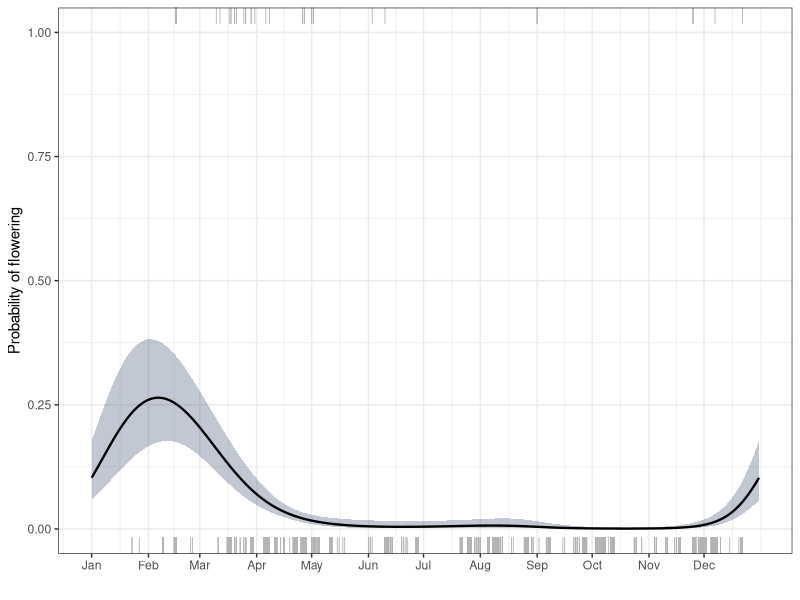
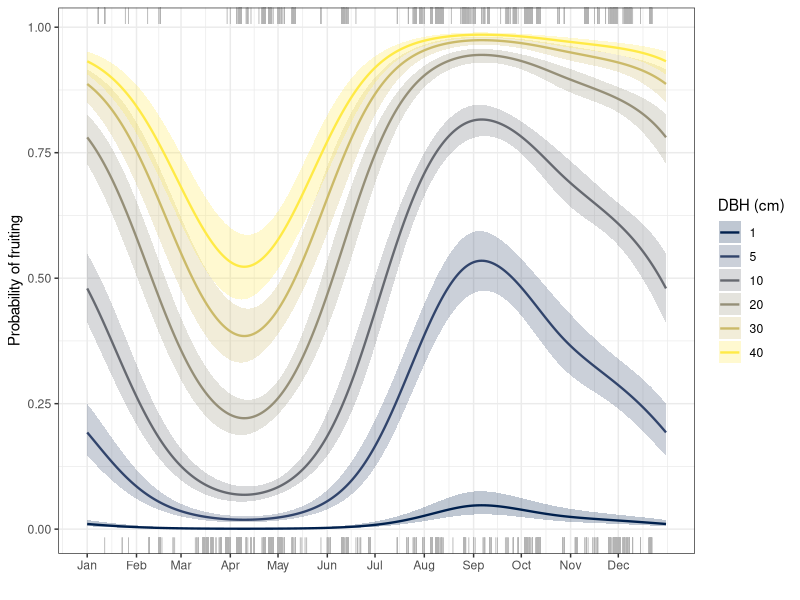
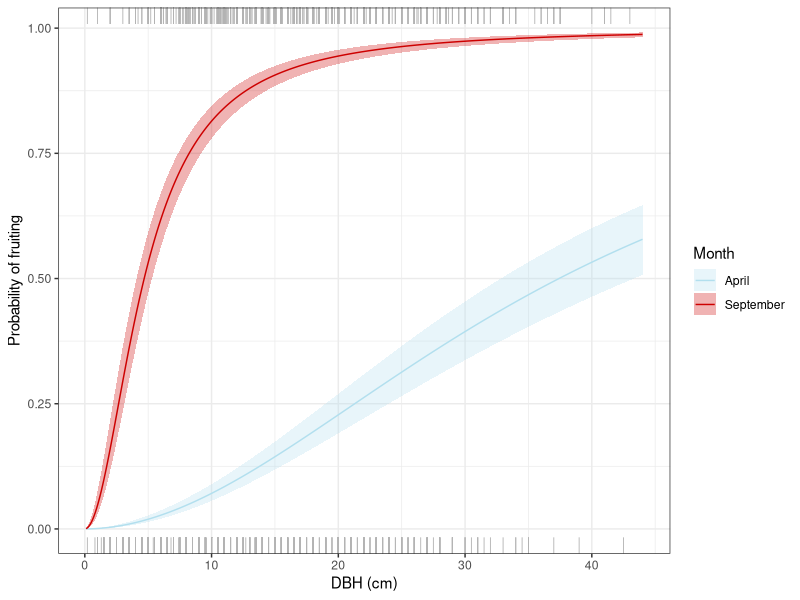

Here is the R script that generated these plots, in order:
################################################################################
# Persoonia arborea phenology
# Flowering and fruiting GAM analyses
# Input: data_phenology.csv
################################################################################

# Load libraries
library(mgcv)
library(ggplot2)
library(viridis)

# Utility function
inv_logit <- function(x) 1 / (1 + exp(-x))

# Plot settings
month_breaks <- c(1, 32, 60, 91, 121, 152, 182, 213, 244, 274, 305, 335)
month_labels <- c("Jan", "Feb", "Mar", "Apr", "May", "Jun", 
                  "Jul", "Aug", "Sep", "Oct", "Nov", "Dec")

# Load data
phenology <- read.csv("data_phenology.csv")

################################################################################
# Flowering versus day of year

data_flowering <- subset(phenology, 
                         !is.na(flower_binary) & year >= 2020 & dbh_cm >= 1)

gam_flowering <- gam(
  flower_binary ~ s(day_of_the_year, bs = "cc", k = 6),
  knots = list(day_of_the_year = c(1, 365)),
  family = binomial,
  method = "REML",
  data = data_flowering
)

pred_flowering <- data.frame(day_of_the_year = 1:365)
fits <- predict(gam_flowering, newdata = pred_flowering, 
                type = "link", se.fit = TRUE)

pred_flowering$mean <- inv_logit(fits$fit)
pred_flowering$ymin <- inv_logit(fits$fit - 1.96 * fits$se.fit)
pred_flowering$ymax <- inv_logit(fits$fit + 1.96 * fits$se.fit)

fig_flowering <- ggplot(data_flowering, aes(x = day_of_the_year)) +
  geom_ribbon(data = pred_flowering,
              aes(ymin = ymin, ymax = ymax),
              alpha = 0.3,
              fill = viridis(option = "cividis", n = 6)[2]) +
  geom_line(data = pred_flowering,
            aes(y = mean),
            linewidth = 0.8) +
  geom_rug(data = subset(data_flowering, flower_binary == 1),
           sides = "t", colour = "grey70", linewidth = 0.3) +
  geom_rug(data = subset(data_flowering, flower_binary == 0),
           sides = "b", colour = "grey70", linewidth = 0.3) +
  scale_x_continuous(breaks = month_breaks,
                     labels = month_labels,
                     limits = c(1, 365)) +
  scale_y_continuous(limits = c(0, 1)) +
  labs(x = "", y = "Probability of flowering") +
  theme_bw()

fig_flowering

################################################################################
# Fruiting versus day of year (by tree size)

data_fruiting <- subset(phenology,
                        !is.na(fruit_binary) & year >= 2020 & dbh_cm > 0)

gam_fruiting <- gam(
  fruit_binary ~ s(day_of_the_year, bs = "cc", k = 6) + log(dbh_cm),
  knots = list(day_of_the_year = c(1, 365)),
  family = binomial,
  method = "REML",
  data = data_fruiting
)

pred_fruiting_by_size <- expand.grid(
  day_of_the_year = 1:365,
  dbh_cm = c(1, 5, 10, 20, 30, 40)
)

fits <- predict(gam_fruiting, newdata = pred_fruiting_by_size,
                type = "link", se.fit = TRUE)

pred_fruiting_by_size$mean <- inv_logit(fits$fit)
pred_fruiting_by_size$ymin <- inv_logit(fits$fit - 1.96 * fits$se.fit)
pred_fruiting_by_size$ymax <- inv_logit(fits$fit + 1.96 * fits$se.fit)

fig_fruiting_by_size <- ggplot(data_fruiting, aes(x = day_of_the_year)) +
  geom_ribbon(data = pred_fruiting_by_size,
              aes(ymin = ymin, ymax = ymax,
                  fill = factor(dbh_cm),
                  group = factor(dbh_cm)),
              alpha = 0.25) +
  geom_line(data = pred_fruiting_by_size,
            aes(y = mean,
                colour = factor(dbh_cm),
                group = factor(dbh_cm)),
            linewidth = 0.8) +
  geom_rug(data = subset(data_fruiting, fruit_binary == 1),
           sides = "t", colour = "grey70", linewidth = 0.3) +
  geom_rug(data = subset(data_fruiting, fruit_binary == 0),
           sides = "b", colour = "grey70", linewidth = 0.3) +
  scale_x_continuous(breaks = month_breaks,
                     labels = month_labels,
                     limits = c(1, 365)) +
  scale_colour_viridis_d(option = "cividis", name = "DBH (cm)") +
  scale_fill_viridis_d(option = "cividis", name = "DBH (cm)") +
  labs(x = "", y = "Probability of fruiting") +
  theme_bw()

fig_fruiting_by_size

################################################################################
# Fruiting versus tree size (by season)

pred_fruiting_by_dbh <- expand.grid(
  day_of_the_year = month_breaks[c(4, 9)],  # April and September
  dbh_cm = seq(0.1, 44, by = 0.1)
)

fits <- predict(gam_fruiting, newdata = pred_fruiting_by_dbh, se.fit = TRUE)

pred_fruiting_by_dbh$mean <- inv_logit(fits$fit)
pred_fruiting_by_dbh$ymin <- inv_logit(fits$fit - 1.96 * fits$se.fit)
pred_fruiting_by_dbh$ymax <- inv_logit(fits$fit + 1.96 * fits$se.fit)
pred_fruiting_by_dbh$month <- factor(pred_fruiting_by_dbh$day_of_the_year,
                                      levels = month_breaks[c(4, 9)],
                                      labels = c("April", "September"))

fig_fruiting_by_dbh <- ggplot(data_fruiting, aes(x = dbh_cm)) +
  geom_ribbon(data = pred_fruiting_by_dbh,
              aes(ymin = ymin, ymax = ymax, fill = month),
              alpha = 0.3) +
  geom_line(data = pred_fruiting_by_dbh,
            aes(y = mean, colour = month)) +
  geom_rug(data = subset(data_fruiting, fruit_binary == 1),
           sides = "t", colour = "grey70", linewidth = 0.3) +
  geom_rug(data = subset(data_fruiting, fruit_binary == 0),
           sides = "b", colour = "grey70", linewidth = 0.3) +
  scale_colour_manual(values = c("lightblue2", "red3"), name = "Month") +
  scale_fill_manual(values = c("lightblue2", "red3"), name = "Month") +
  labs(x = "DBH (cm)", y = "Probability of fruiting") +
  theme_bw()

fig_fruiting_by_dbh
